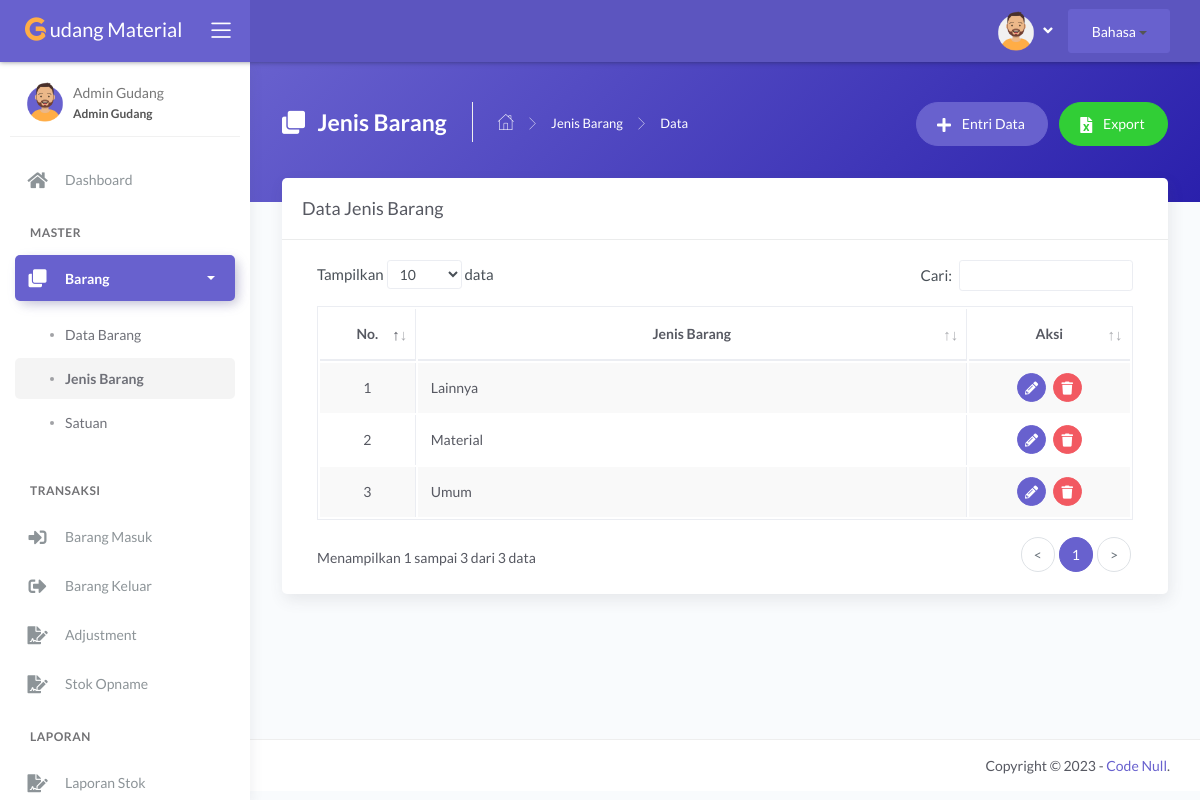
Screenshot of /main.php?module=jenis (signed in) with the database file from the repository.
### tables this page shows
CREATE TABLE `tbl_jenis` (
  `id_jenis` int NOT NULL,
  `nama_jenis` varchar(50) NOT NULL
);

### modules/jenis/tampil_data.php (the view, shortened to what this page needs)
<?php
if (basename($_SERVER['PHP_SELF']) === basename(__FILE__)) {
  header('location: 404.html');
}
else {
?>
  <div class="panel-header bg-secondary-gradient">
    <div class="page-inner py-45">
      <div class="d-flex align-items-left align-items-md-top flex-column flex-md-row">
        <div class="page-header text-white">
          <h4 class="page-title text-white"><i class="fas fa-clone mr-2"></i> Jenis Barang</h4>
          <ul class="breadcrumbs">
            <li class="nav-home"><a href="?module=dashboard"><i class="flaticon-home text-white"></i></a></li>
            <li class="separator"><i class="flaticon-right-arrow"></i></li>
            <li class="nav-item"><a href="?module=jenis" class="text-white">Jenis Barang</a></li>
            <li class="separator"><i class="flaticon-right-arrow"></i></li>
            <li class="nav-item"><a>Data</a></li>
          </ul>
        </div>
        <div class="ml-md-auto py-2 py-md-0">
          <a href="?module=form_entri_jenis" class="btn btn-secondary btn-round mr-2">
            <span class="btn-label"><i class="fa fa-plus mr-2"></i></span> Entri Data
          </a>
          <a href="modules/jenis/export.php" class="btn btn-success btn-round">
            <span class="btn-label"><i class="fa fa-file-excel mr-2"></i></span> Export
          </a>
        </div>
      </div>
    </div>
  </div>
  <div class="page-inner mt--5">
    <div class="card">
      <div class="card-header">
        <div class="card-title">Data Jenis Barang</div>
      </div>
      <div class="card-body">
        <div class="table-responsive">
          <table id="basic-datatables" class="display table table-bordered table-striped table-hover">
            <thead>
              <tr>
                <th class="text-center">No.</th>
                <th class="text-center">Jenis Barang</th>
                <th class="text-center">Aksi</th>
              </tr>
            </thead>
            <tbody>
              <?php
              $no = 1;
              $query = mysqli_query($mysqli, "SELECT * FROM tbl_jenis ORDER BY id_jenis DESC")
                                              or die('Ada kesalahan pada query tampil data : ' . mysqli_error($mysqli));
              while ($data = mysqli_fetch_assoc($query)) { ?>
                <tr>
                  <td width="30" class="text-center"><?php echo $no++; ?></td>
                  <td width="300"><?php echo $data['nama_jenis']; ?></td>
                  <td width="70" class="text-center">
                    <div>
                      <a href="?module=form_ubah_jenis&id=<?php echo $data['id_jenis']; ?>" class="btn btn-icon btn-round btn-secondary btn-sm mr-md-1" data-toggle="tooltip" data-placement="top" title="Ubah">
                        <i class="fas fa-pencil-alt fa-sm"></i>
                      </a>
                      <a href="modules/jenis/proses_hapus.php?id=<?php echo $data['id_jenis']; ?>" onclick="return confirm('Anda yakin ingin menghapus data jenis barang <?php echo $data['nama_jenis']; ?>?')" class="btn btn-icon btn-round btn-danger btn-sm" data-toggle="tooltip" data-placement="top" title="Hapus">
                        <i class="fas fa-trash fa-sm"></i>
                      </a>
                    </div>
                  </td>
                </tr>
              <?php } ?>
            </tbody>
          </table>
        </div>
      </div>
    </div>
  </div>
<?php } ?>

### rows the page displays
tbl_jenis: nama_jenis "Lainnya"
tbl_jenis: nama_jenis "Material"
tbl_jenis: nama_jenis "Umum"

### other values shown
$lang "Bahasa"
$_SESSION['nama_user'] "Admin Gudang"
$_SESSION['hak_akses'] "Admin Gudang"
